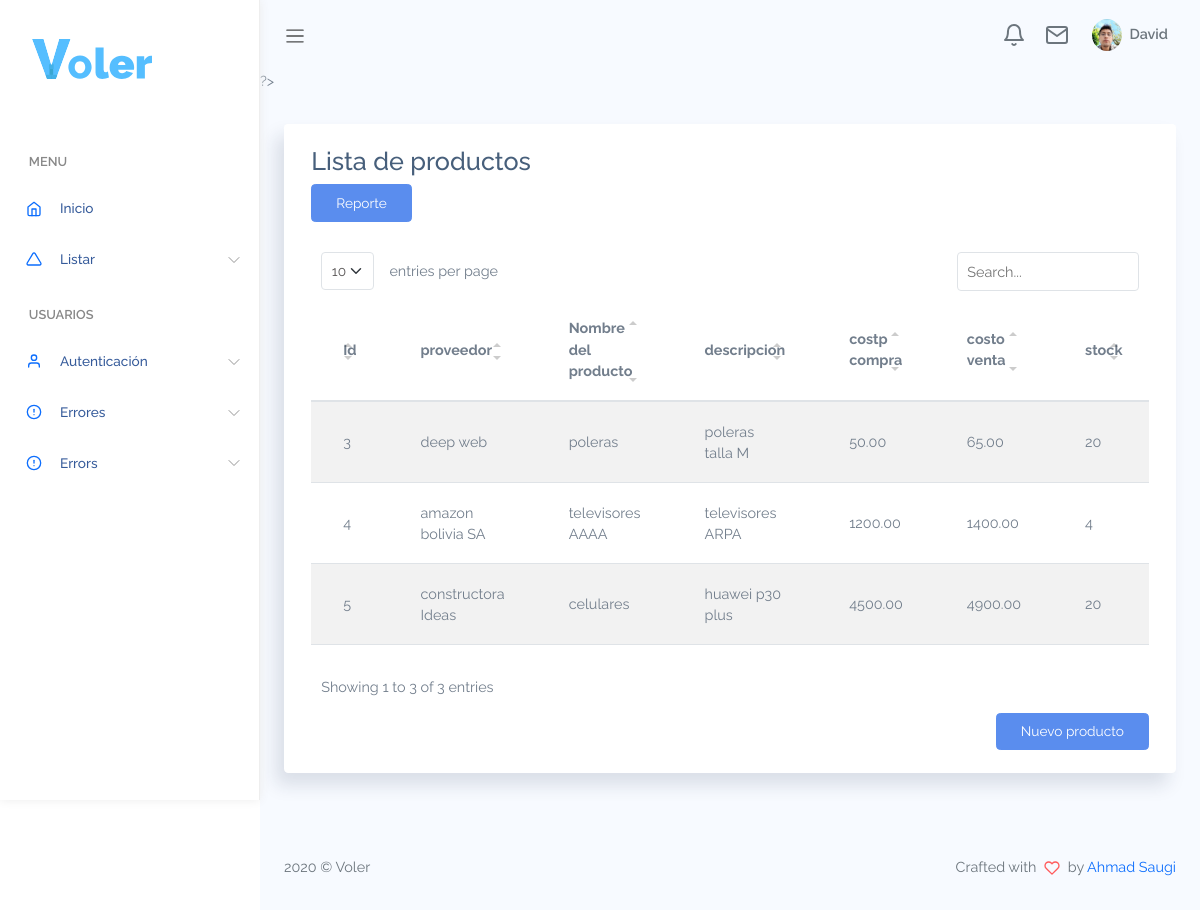
Page /listar/lista_producto.php (signed in) on the committed database.
### tables this page shows
CREATE TABLE `producto` (
  `id_producto` int unsigned NOT NULL AUTO_INCREMENT,
  `id_proveedor` int unsigned NOT NULL,
  `nombreproducto` varchar(70) DEFAULT NULL,
  `descripcion` varchar(100) DEFAULT NULL,
  `costocompra` decimal(12,2) DEFAULT NULL,
  `costoventa` decimal(12,2) DEFAULT NULL,
  `stock` int unsigned DEFAULT NULL,
  `fecha` date DEFAULT NULL,
  `estado` char(2) NOT NULL DEFAULT '1',
  PRIMARY KEY (`id_producto`),
  KEY `fk_producto_proveedor_idx` (`id_proveedor`),
  CONSTRAINT `fk_producto_proveedor` FOREIGN KEY (`id_proveedor`) REFERENCES `proveedor` (`id_proveedor`) ON DELETE CASCADE ON UPDATE CASCADE
);

CREATE TABLE `proveedor` (
  `id_proveedor` int unsigned NOT NULL AUTO_INCREMENT,
  `empresa` varchar(50) DEFAULT NULL,
  `contacto` varchar(50) DEFAULT NULL,
  `mail` varchar(50) DEFAULT NULL,
  `telefono` varchar(20) DEFAULT NULL,
  `direccion` varchar(60) DEFAULT NULL,
  `estado` char(2) NOT NULL DEFAULT '1',
  `logo` varchar(50) DEFAULT NULL,
  PRIMARY KEY (`id_proveedor`)
);

### listar/lista_producto.php (the view, shortened to what this page needs)
<?php
include('../bd/coneccion.php');
if($_SESSION['nivel']==1){
    include('../cuerpo/encabezado.php');
}else{
    if($_SESSION['nivel']==2){
        include('../cuerpo/encabezado2.php');
    }
}
?>
?>
<div class="main-content container-fluid">
    <section class="section">
        <div class="card">
            <div class="card-header">
                <h3>Lista de productos</h3>
                <a href="../reportes/reporte_producto.php" class="btn btn-primary">Reporte</a>
            </div>
            <div class="card-body">
                <table class='table table-striped' id="table1">
                    <thead>
                        <tr>
                            <th>Id</th><th>proveedor</th><th>Nombre del producto</th><th>descripcion</th><th>costp compra</th>
                            <th>costo venta</th><th>stock</th><th>fecha</th><th>estado</th><th>acciones</th>
                        </tr>
                    </thead>
                    <tbody>
                        <?php
                        $consulta = "SELECT * FROM producto WHERE estado=1";
                        $resultado = mysqli_query($conexion,$consulta);
                        while($dato = mysqli_fetch_array($resultado)){
                            $id=$dato['id_producto'];
                            $id_proveedor=$dato['id_proveedor'];
                            $nombre=$dato['nombreproducto'];
                            $descripcion=$dato['descripcion'];
                            $costocompra=$dato['costocompra'];
                            $costoventa=$dato['costoventa'];
                            $stock=$dato['stock'];
                            $fecha=$dato['fecha'];
                            if($dato['estado']==1){
                                $estado='Activo';
                            }else{
                                $estado='Inactivo';
                            }
                            $result=mysqli_fetch_array(mysqli_query($conexion,"SELECT * FROM proveedor WHERE id_proveedor=$id_proveedor"));
                            ?>
                            <tr>
                                <td><?=$id?></td><td><?=$result['empresa']?></td><td><?=$nombre?></td><td><?=$descripcion?></td>
                                <td><?=$costocompra?></td><td><?=$costoventa?></td><td><?=$stock?></td><td><?=$fecha?></td><td><?=$estado?></td>
                            </tr>
                            <?php
                        }
                        ?>
                    </tbody>
                </table>
                <div class="col-12 d-flex justify-content-end">
                    <a href="../registrar/registro_producto.php" class="btn btn-primary">Nuevo producto</a>
                </div>
            </div>
        </div>
    </section>
</div>
<?php include('../cuerpo/pie.php');?>

### assets/css/app.css (style rules this page uses)
* { font-family: "Raleway"; }
#main .main-content { padding: 2rem 1.5rem; }
a { text-decoration: none; outline: 0; }
.btn.btn-primary { color: #fff; }
.card { box-shadow: -8px 12px 18px 0 rgba(25, 42, 70, 0.13); margin-bottom: 2.2rem; }
.card .card-header { border: none; }
.card .card-header ~ .card-body { padding-top: 0; }
.card .card-body { padding: 1.4rem 1.7rem; }
.table td, .dataTable-table td, .table thead th, .dataTable-table thead th { vertical-align: middle; }
.table thead th, .dataTable-table thead th { border-bottom: 2px solid #475F7B; }

### rows in the picture
producto: id_producto "3", id_proveedor.empresa "deep web", nombreproducto "poleras", descripcion "poleras talla M", costocompra "50.00", costoventa "65.00", stock "20"
producto: id_producto "4", id_proveedor.empresa "amazon bolivia SA", nombreproducto "televisores AAAA", descripcion "televisores ARPA", costocompra "1200.00", costoventa "1400.00", stock "4"
producto: id_producto "5", id_proveedor.empresa "constructora Ideas", nombreproducto "celulares", descripcion "huawei p30 plus", costocompra "4500.00", costoventa "4900.00", stock "20"
